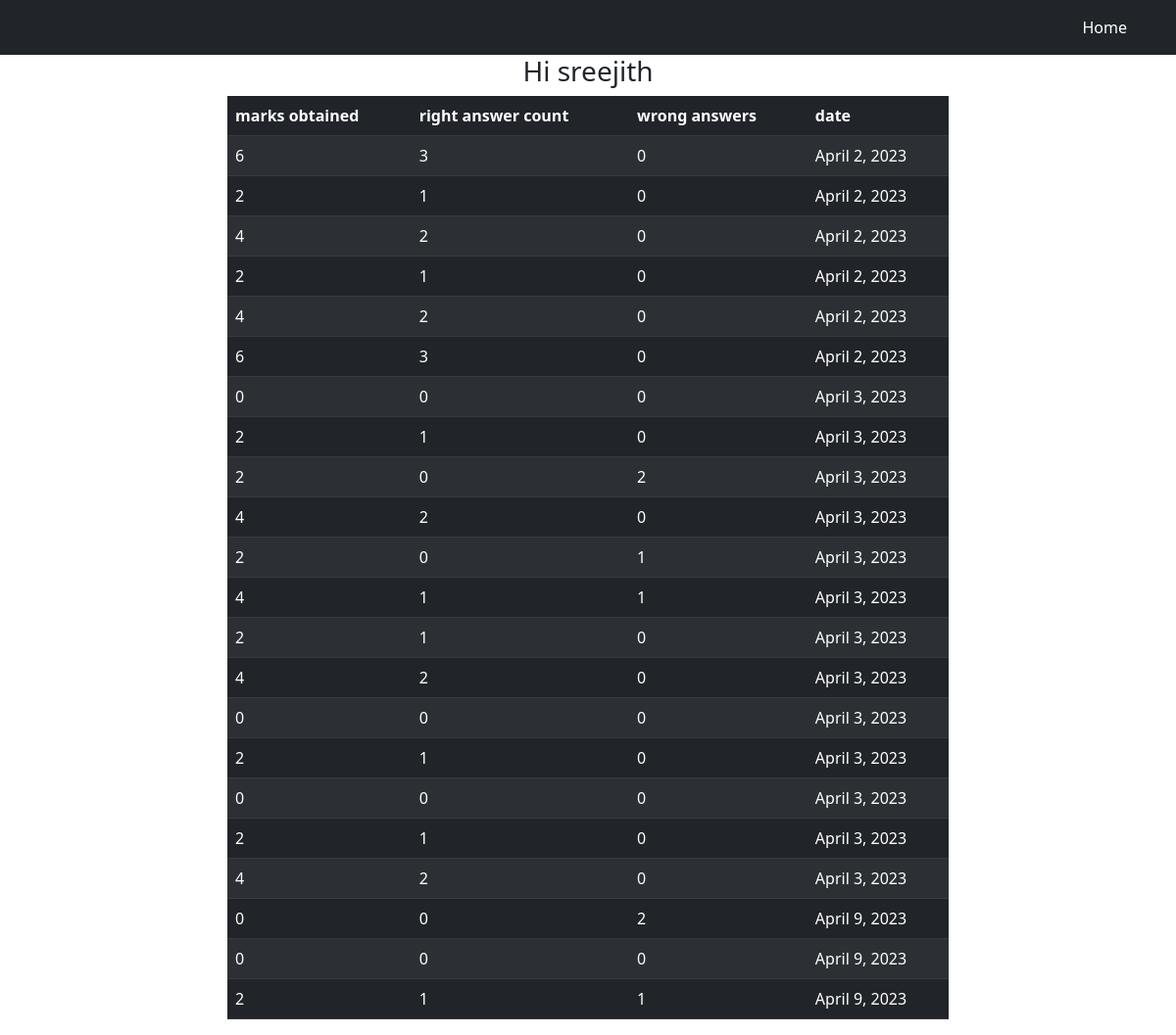
The page /web/quiz/record/ (signed in) on the database its author committed.
### quiz/models.py (models this page shows)
class QuizRecord(models.Model):
    marks_obtained=models.PositiveIntegerField()
    right_answer_count=models.PositiveIntegerField()
    wrong_answer_count=models.PositiveIntegerField()
    user=models.ForeignKey(User,on_delete=models.CASCADE)
    date=models.DateField(auto_now_add=True)

### quizweb/views.py (the view)
# urls.py: path("quiz/record/",views.QuizRecordView.as_view(),name="quiz-record")
class QuizRecordView(ListView):
     model=QuizRecord
     template_name="quiz-record.html"
     context_object_name="records"
     def get_queryset(self):
          return QuizRecord.objects.filter(user=self.request.user)

### quizweb/templates/quiz-record.html (shortened to what this page needs)
<!DOCTYPE html>
{%load static%}
<html lang="en">
    <head>
        <link href="{%static 'css/styless.css'%}" rel="stylesheet" />
    </head>
    <body>
        <nav class="navbar navbar-expand-lg navbar-dark bg-dark">
            <div class="container">
                <div class="collapse navbar-collapse" id="navbarSupportedContent">
                    <ul class="navbar-nav ms-auto mb-2 mb-lg-0">
                        <li class="nav-item"><a class="nav-link active" aria-current="page" href="{%url 'home'%}">Home</a></li>
                    </ul>
                </div>
            </div>
        </nav>
       <center> <h3>Hi {{request.user}}</h3></center>
        <div class="container mt-15">
            <div class="row">
                <div class="col-2"></div>
                <div class="col-8">
                    <table  class="table table-striped table-dark">
                        <thead>
                            <tr>
                                <th>marks obtained</th>
                                <th>right answer count</th>
                                <th>wrong answers</th>
                                <th>date</th>
                            </tr>
                        </thead>
                        <tbody>
                            {% for record in records %}
                            <tr>
                                <td>{{record.marks_obtained}}</td>
                                <td>{{record.right_answer_count}}</td>
                                <td>{{record.wrong_answer_count}}</td>
                                <td>{{record.date}}</td>
                            </tr>
                            {% endfor %}
                        </tbody>
                    </table>
                </div>
                <div class="col-2"></div>
            </div>
        </div>
    </body>
</html>

### rows shown on the page
QuizRecord: marks_obtained "6", right_answer_count "3", wrong_answer_count "0", date "April 2, 2023"
QuizRecord: marks_obtained "2", right_answer_count "1", wrong_answer_count "0", date "April 2, 2023"
QuizRecord: marks_obtained "4", right_answer_count "2", wrong_answer_count "0", date "April 2, 2023"
QuizRecord: marks_obtained "2", right_answer_count "1", wrong_answer_count "0", date "April 2, 2023"
QuizRecord: marks_obtained "4", right_answer_count "2", wrong_answer_count "0", date "April 2, 2023"
QuizRecord: marks_obtained "6", right_answer_count "3", wrong_answer_count "0", date "April 2, 2023"
QuizRecord: marks_obtained "0", right_answer_count "0", wrong_answer_count "0", date "April 3, 2023"
QuizRecord: marks_obtained "2", right_answer_count "1", wrong_answer_count "0", date "April 3, 2023"
QuizRecord: marks_obtained "2", right_answer_count "0", wrong_answer_count "2", date "April 3, 2023"
QuizRecord: marks_obtained "4", right_answer_count "2", wrong_answer_count "0", date "April 3, 2023"
QuizRecord: marks_obtained "2", right_answer_count "0", wrong_answer_count "1", date "April 3, 2023"
QuizRecord: marks_obtained "4", right_answer_count "1", wrong_answer_count "1", date "April 3, 2023"
QuizRecord: marks_obtained "2", right_answer_count "1", wrong_answer_count "0", date "April 3, 2023"
QuizRecord: marks_obtained "4", right_answer_count "2", wrong_answer_count "0", date "April 3, 2023"
QuizRecord: marks_obtained "0", right_answer_count "0", wrong_answer_count "0", date "April 3, 2023"
QuizRecord: marks_obtained "2", right_answer_count "1", wrong_answer_count "0", date "April 3, 2023"
QuizRecord: marks_obtained "0", right_answer_count "0", wrong_answer_count "0", date "April 3, 2023"
QuizRecord: marks_obtained "2", right_answer_count "1", wrong_answer_count "0", date "April 3, 2023"
QuizRecord: marks_obtained "4", right_answer_count "2", wrong_answer_count "0", date "April 3, 2023"
QuizRecord: marks_obtained "0", right_answer_count "0", wrong_answer_count "2", date "April 9, 2023"
QuizRecord: marks_obtained "0", right_answer_count "0", wrong_answer_count "0", date "April 9, 2023"
QuizRecord: marks_obtained "2", right_answer_count "1", wrong_answer_count "1", date "April 9, 2023"

### other values the page prints
{{ request.user }} "sreejith"
